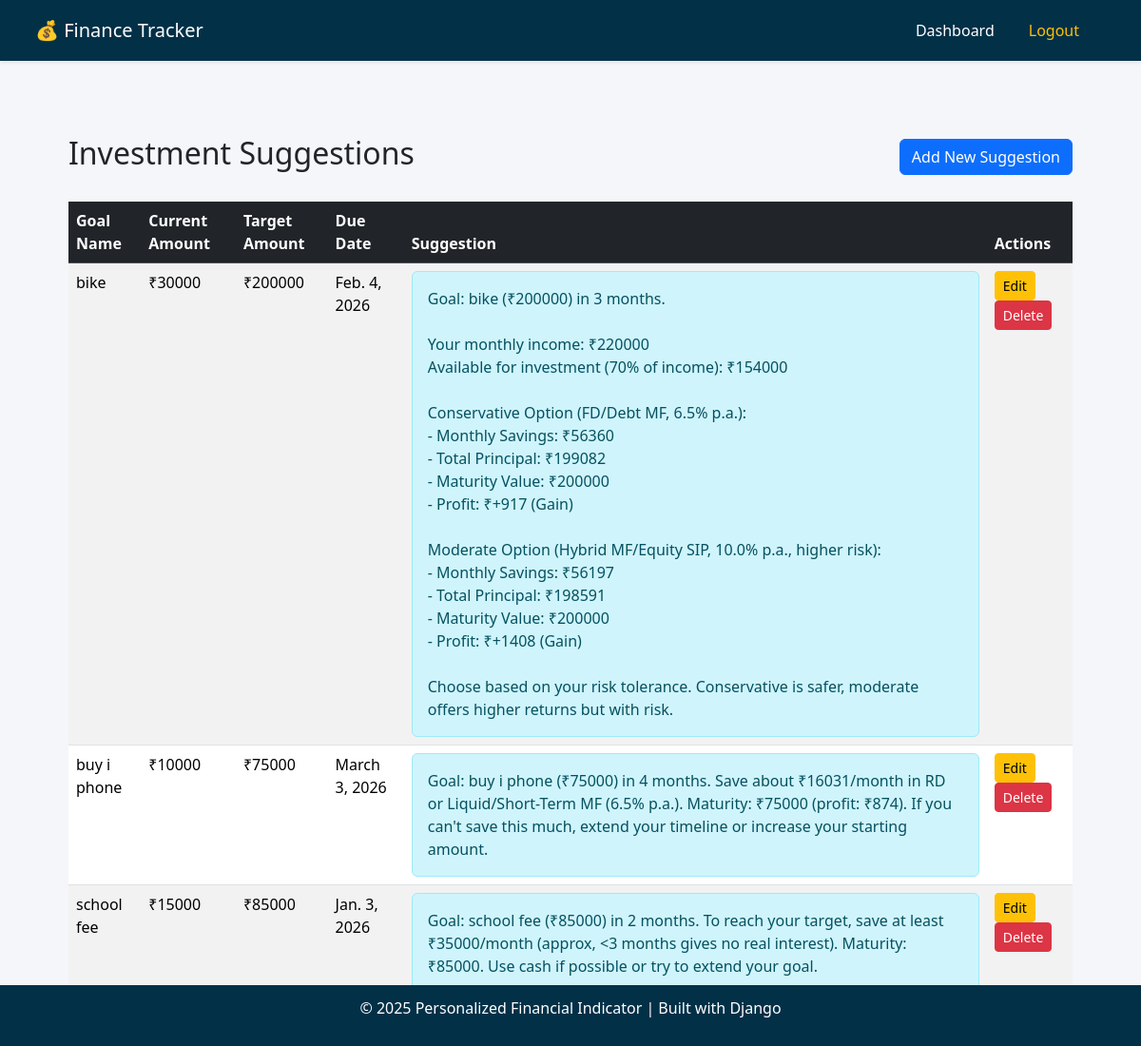
/suggestions/ (signed in), run on the app's committed database.
### authentication/models.py (models this page shows, shortened)
class InvestmentSuggestion(models.Model):
    user = models.ForeignKey(User, on_delete=models.CASCADE)
    goal_name = models.CharField(max_length=100)
    current_amount = models.IntegerField()
    target_amount = models.IntegerField()
    due_date = models.DateField()
    suggestion_text = models.TextField()
    created_at = models.DateTimeField(auto_now_add=True)

### authentication/views.py (the view)
# urls.py: path('suggestions/', views.suggestion_list, name='suggestion_list'),
@login_required
def suggestion_list(request):
    suggestions = InvestmentSuggestion.objects.filter(user=request.user).order_by('-created_at')
    return render(request, 'authentication/suggestion_list.html', {'suggestions': suggestions})

### authentication/templates/authentication/suggestion_list.html
{% extends 'base.html' %}
{% block content %}
<div class="container mt-5">
  <div class="row">
    <div class="col-12">
      <div class="d-flex justify-content-between align-items-center mb-4">
        <h2>Investment Suggestions</h2>
        <a href="{% url 'add_suggestion' %}" class="btn btn-primary">Add New Suggestion</a>
      </div>
      {% if suggestions %}
        <div class="table-responsive">
          <table class="table table-striped table-hover">
            <thead class="table-dark">
              <tr>
                <th>Goal Name</th>
                <th>Current Amount</th>
                <th>Target Amount</th>
                <th>Due Date</th>
                <th>Suggestion</th>
                <th>Actions</th>
              </tr>
            </thead>
            <tbody>
              {% for suggestion in suggestions %}
                <tr>
                  <td>{{ suggestion.goal_name }}</td>
                  <td>₹{{ suggestion.current_amount }}</td>
                  <td>₹{{ suggestion.target_amount }}</td>
                  <td>{{ suggestion.due_date }}</td>
                  <td>
                    <div class="alert alert-info mb-0">
                      {{ suggestion.suggestion_text|linebreaksbr }}
                    </div>
                  </td>
                  <td>
                    <a href="{% url 'edit_suggestion' suggestion.id %}" class="btn btn-sm btn-warning">Edit</a>
                    <a href="{% url 'delete_suggestion' suggestion.id %}" class="btn btn-sm btn-danger">Delete</a>
                  </td>
                </tr>
              {% endfor %}
            </tbody>
          </table>
        </div>
      {% else %}
        <div class="alert alert-info">
          No investment suggestions yet. <a href="{% url 'add_suggestion' %}">Add one now</a>.
        </div>
      {% endif %}
    </div>
  </div>
</div>
{% endblock %}

### authentication/templates/base.html (style rules this page uses)
body { background-color: #f5f6fa; }

### data on the page
InvestmentSuggestion: goal_name "bike", current_amount "30000", target_amount "200000", due_date "Feb. 4, 2026", suggestion_text "Goal: bike (₹200000) in 3 months. Your monthly income: ₹220000 Available for investment (70% of income): ₹154000 Conservative Option (FD/Debt MF, 6.5% p.a.): - Monthly Savings: ₹56360 - Total Principal: ₹199082 - Maturity Value: ₹200000 - Profit: ₹+917 (Gain) Moderate Option (Hybrid MF/Equity SIP, 10.0% p.a., higher risk): - Monthly Savings: ₹56197 - Total Principal: ₹198591 - Maturity Value: ₹200000 - Profit: ₹+1408 (Gain) Choose based on your risk tolerance. Conservative is safer, moderate offers higher returns but with risk."
InvestmentSuggestion: goal_name "buy i phone", current_amount "10000", target_amount "75000", due_date "March 3, 2026", suggestion_text "Goal: buy i phone (₹75000) in 4 months. Save about ₹16031/month in RD or Liquid/Short-Term MF (6.5% p.a.). Maturity: ₹75000 (profit: ₹874). If you can't save this much, extend your timeline or increase your starting amount."
InvestmentSuggestion: goal_name "school fee", current_amount "15000", target_amount "85000", due_date "Jan. 3, 2026", suggestion_text "Goal: school fee (₹85000) in 2 months. To reach your target, save at least ₹35000/month (approx, <3 months gives no real interest). Maturity: ₹85000. Use cash if possible or try to extend your goal."
